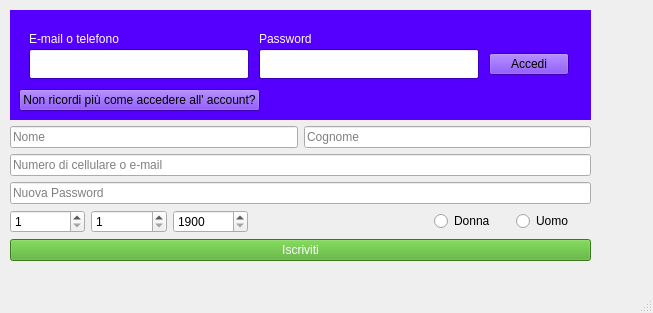
<?xml version="1.0" encoding="UTF-8"?>
<ui version="4.0">
 <class>MainWindow</class>
 <widget class="QMainWindow" name="MainWindow">
  <property name="geometry">
   <rect>
    <x>0</x>
    <y>0</y>
    <width>653</width>
    <height>313</height>
   </rect>
  </property>
  <property name="sizePolicy">
   <sizepolicy hsizetype="Preferred" vsizetype="Preferred">
    <horstretch>0</horstretch>
    <verstretch>0</verstretch>
   </sizepolicy>
  </property>
  <property name="windowTitle">
   <string>MainWindow</string>
  </property>
  <widget class="QWidget" name="centralwidget">
   <widget class="QWidget" name="layoutWidget">
    <property name="geometry">
     <rect>
      <x>10</x>
      <y>10</y>
      <width>622</width>
      <height>254</height>
     </rect>
    </property>
    <layout class="QVBoxLayout" name="main_layout" stretch="0,5">
     <property name="sizeConstraint">
      <enum>QLayout::SetFixedSize</enum>
     </property>
     <item>
      <widget class="QWidget" name="verticalWidget_2" native="true">
       <property name="palette">
        <palette>
         <active>
          <colorrole role="WindowText">
           <brush brushstyle="SolidPattern">
            <color alpha="255">
             <red>0</red>
             <green>0</green>
             <blue>0</blue>
            </color>
           </brush>
          </colorrole>
          <colorrole role="Button">
           <brush brushstyle="SolidPattern">
            <color alpha="255">
             <red>85</red>
             <green>0</green>
             <blue>255</blue>
            </color>
           </brush>
          </colorrole>
          <colorrole role="Light">
           <brush brushstyle="SolidPattern">
            <color alpha="255">
             <red>170</red>
             <green>127</green>
             <blue>255</blue>
            </color>
           </brush>
          </colorrole>
          <colorrole role="Midlight">
           <brush brushstyle="SolidPattern">
            <color alpha="255">
             <red>127</red>
             <green>63</green>
             <blue>255</blue>
            </color>
           </brush>
          </colorrole>
          <colorrole role="Dark">
           <brush brushstyle="SolidPattern">
            <color alpha="255">
             <red>42</red>
             <green>0</green>
             <blue>127</blue>
            </color>
           </brush>
          </colorrole>
          <colorrole role="Mid">
           <brush brushstyle="SolidPattern">
            <color alpha="255">
             <red>57</red>
             <green>0</green>
             <blue>170</blue>
            </color>
           </brush>
          </colorrole>
          <colorrole role="Text">
           <brush brushstyle="SolidPattern">
            <color alpha="255">
             <red>0</red>
             <green>0</green>
             <blue>0</blue>
            </color>
           </brush>
          </colorrole>
          <colorrole role="BrightText">
           <brush brushstyle="SolidPattern">
            <color alpha="255">
             <red>255</red>
             <green>255</green>
             <blue>255</blue>
            </color>
           </brush>
          </colorrole>
          <colorrole role="ButtonText">
           <brush brushstyle="SolidPattern">
            <color alpha="255">
             <red>0</red>
             <green>0</green>
             <blue>0</blue>
            </color>
           </brush>
          </colorrole>
          <colorrole role="Base">
           <brush brushstyle="SolidPattern">
            <color alpha="255">
             <red>255</red>
             <green>255</green>
             <blue>255</blue>
            </color>
           </brush>
          </colorrole>
          <colorrole role="Window">
           <brush brushstyle="SolidPattern">
            <color alpha="255">
             <red>85</red>
             <green>0</green>
             <blue>255</blue>
            </color>
           </brush>
          </colorrole>
          <colorrole role="Shadow">
           <brush brushstyle="SolidPattern">
            <color alpha="255">
             <red>0</red>
             <green>0</green>
             <blue>0</blue>
            </color>
           </brush>
          </colorrole>
          <colorrole role="AlternateBase">
           <brush brushstyle="SolidPattern">
            <color alpha="255">
             <red>170</red>
             <green>127</green>
             <blue>255</blue>
            </color>
           </brush>
          </colorrole>
          <colorrole role="ToolTipBase">
           <brush brushstyle="SolidPattern">
            <color alpha="255">
             <red>255</red>
             <green>255</green>
             <blue>220</blue>
            </color>
           </brush>
          </colorrole>
          <colorrole role="ToolTipText">
           <brush brushstyle="SolidPattern">
            <color alpha="255">
             <red>0</red>
             <green>0</green>
             <blue>0</blue>
            </color>
           </brush>
          </colorrole>
          <colorrole role="PlaceholderText">
           <brush brushstyle="SolidPattern">
            <color alpha="128">
             <red>0</red>
             <green>0</green>
             <blue>0</blue>
            </color>
           </brush>
          </colorrole>
         </active>
         <inactive>
          <colorrole role="WindowText">
           <brush brushstyle="SolidPattern">
            <color alpha="255">
             <red>0</red>
             <green>0</green>
             <blue>0</blue>
            </color>
           </brush>
          </colorrole>
          <colorrole role="Button">
           <brush brushstyle="SolidPattern">
            <color alpha="255">
             <red>85</red>
             <green>0</green>
             <blue>255</blue>
            </color>
           </brush>
          </colorrole>
          <colorrole role="Light">
           <brush brushstyle="SolidPattern">
            <color alpha="255">
             <red>170</red>
             <green>127</green>
             <blue>255</blue>
            </color>
           </brush>
          </colorrole>
          <colorrole role="Midlight">
           <brush brushstyle="SolidPattern">
            <color alpha="255">
             <red>127</red>
             <green>63</green>
             <blue>255</blue>
            </color>
           </brush>
          </colorrole>
          <colorrole role="Dark">
           <brush brushstyle="SolidPattern">
            <color alpha="255">
             <red>42</red>
             <green>0</green>
             <blue>127</blue>
            </color>
           </brush>
          </colorrole>
          <colorrole role="Mid">
           <brush brushstyle="SolidPattern">
            <color alpha="255">
             <red>57</red>
             <green>0</green>
             <blue>170</blue>
            </color>
           </brush>
          </colorrole>
          <colorrole role="Text">
           <brush brushstyle="SolidPattern">
            <color alpha="255">
             <red>0</red>
             <green>0</green>
             <blue>0</blue>
            </color>
           </brush>
          </colorrole>
          <colorrole role="BrightText">
           <brush brushstyle="SolidPattern">
            <color alpha="255">
             <red>255</red>
             <green>255</green>
             <blue>255</blue>
            </color>
           </brush>
          </colorrole>
          <colorrole role="ButtonText">
           <brush brushstyle="SolidPattern">
            <color alpha="255">
             <red>0</red>
             <green>0</green>
             <blue>0</blue>
            </color>
           </brush>
          </colorrole>
          <colorrole role="Base">
           <brush brushstyle="SolidPattern">
            <color alpha="255">
             <red>255</red>
             <green>255</green>
             <blue>255</blue>
            </color>
           </brush>
          </colorrole>
          <colorrole role="Window">
           <brush brushstyle="SolidPattern">
            <color alpha="255">
             <red>85</red>
             <green>0</green>
             <blue>255</blue>
            </color>
           </brush>
          </colorrole>
          <colorrole role="Shadow">
           <brush brushstyle="SolidPattern">
            <color alpha="255">
             <red>0</red>
             <green>0</green>
             <blue>0</blue>
            </color>
           </brush>
          </colorrole>
          <colorrole role="AlternateBase">
           <brush brushstyle="SolidPattern">
            <color alpha="255">
             <red>170</red>
             <green>127</green>
             <blue>255</blue>
            </color>
           </brush>
          </colorrole>
          <colorrole role="ToolTipBase">
           <brush brushstyle="SolidPattern">
            <color alpha="255">
             <red>255</red>
             <green>255</green>
             <blue>220</blue>
            </color>
           </brush>
          </colorrole>
          <colorrole role="ToolTipText">
           <brush brushstyle="SolidPattern">
            <color alpha="255">
             <red>0</red>
             <green>0</green>
             <blue>0</blue>
            </color>
           </brush>
          </colorrole>
          <colorrole role="PlaceholderText">
           <brush brushstyle="SolidPattern">
            <color alpha="128">
             <red>0</red>
             <green>0</green>
             <blue>0</blue>
            </color>
           </brush>
          </colorrole>
         </inactive>
         <disabled>
          <colorrole role="WindowText">
           <brush brushstyle="SolidPattern">
            <color alpha="255">
             <red>42</red>
             <green>0</green>
             <blue>127</blue>
            </color>
           </brush>
          </colorrole>
          <colorrole role="Button">
           <brush brushstyle="SolidPattern">
            <color alpha="255">
             <red>85</red>
             <green>0</green>
             <blue>255</blue>
            </color>
           </brush>
          </colorrole>
          <colorrole role="Light">
           <brush brushstyle="SolidPattern">
            <color alpha="255">
             <red>170</red>
             <green>127</green>
             <blue>255</blue>
            </color>
           </brush>
          </colorrole>
          <colorrole role="Midlight">
           <brush brushstyle="SolidPattern">
            <color alpha="255">
             <red>127</red>
             <green>63</green>
             <blue>255</blue>
            </color>
           </brush>
          </colorrole>
          <colorrole role="Dark">
           <brush brushstyle="SolidPattern">
            <color alpha="255">
             <red>42</red>
             <green>0</green>
             <blue>127</blue>
            </color>
           </brush>
          </colorrole>
          <colorrole role="Mid">
           <brush brushstyle="SolidPattern">
            <color alpha="255">
             <red>57</red>
             <green>0</green>
             <blue>170</blue>
            </color>
           </brush>
          </colorrole>
          <colorrole role="Text">
           <brush brushstyle="SolidPattern">
            <color alpha="255">
             <red>42</red>
             <green>0</green>
             <blue>127</blue>
            </color>
           </brush>
          </colorrole>
          <colorrole role="BrightText">
           <brush brushstyle="SolidPattern">
            <color alpha="255">
             <red>255</red>
             <green>255</green>
             <blue>255</blue>
            </color>
           </brush>
          </colorrole>
          <colorrole role="ButtonText">
           <brush brushstyle="SolidPattern">
            <color alpha="255">
             <red>42</red>
             <green>0</green>
             <blue>127</blue>
            </color>
           </brush>
          </colorrole>
          <colorrole role="Base">
           <brush brushstyle="SolidPattern">
            <color alpha="255">
             <red>85</red>
             <green>0</green>
             <blue>255</blue>
            </color>
           </brush>
          </colorrole>
          <colorrole role="Window">
           <brush brushstyle="SolidPattern">
            <color alpha="255">
             <red>85</red>
             <green>0</green>
             <blue>255</blue>
            </color>
           </brush>
          </colorrole>
          <colorrole role="Shadow">
           <brush brushstyle="SolidPattern">
            <color alpha="255">
             <red>0</red>
             <green>0</green>
             <blue>0</blue>
            </color>
           </brush>
          </colorrole>
          <colorrole role="AlternateBase">
           <brush brushstyle="SolidPattern">
            <color alpha="255">
             <red>85</red>
             <green>0</green>
             <blue>255</blue>
            </color>
           </brush>
          </colorrole>
          <colorrole role="ToolTipBase">
           <brush brushstyle="SolidPattern">
            <color alpha="255">
             <red>255</red>
             <green>255</green>
             <blue>220</blue>
            </color>
           </brush>
          </colorrole>
          <colorrole role="ToolTipText">
           <brush brushstyle="SolidPattern">
            <color alpha="255">
             <red>0</red>
             <green>0</green>
             <blue>0</blue>
            </color>
           </brush>
          </colorrole>
          <colorrole role="PlaceholderText">
           <brush brushstyle="SolidPattern">
            <color alpha="128">
             <red>0</red>
             <green>0</green>
             <blue>0</blue>
            </color>
           </brush>
          </colorrole>
         </disabled>
        </palette>
       </property>
       <property name="autoFillBackground">
        <bool>true</bool>
       </property>
       <layout class="QVBoxLayout" name="login_lay" stretch="20,0">
        <property name="spacing">
         <number>0</number>
        </property>
        <property name="sizeConstraint">
         <enum>QLayout::SetMinimumSize</enum>
        </property>
        <item>
         <layout class="QHBoxLayout" name="login_sublay" stretch="0,0,0,0,0,0,0">
          <property name="sizeConstraint">
           <enum>QLayout::SetFixedSize</enum>
          </property>
          <item>
           <spacer name="login_spacer3_5">
            <property name="orientation">
             <enum>Qt::Horizontal</enum>
            </property>
            <property name="sizeType">
             <enum>QSizePolicy::Fixed</enum>
            </property>
            <property name="sizeHint" stdset="0">
             <size>
              <width>10</width>
              <height>0</height>
             </size>
            </property>
           </spacer>
          </item>
          <item>
           <layout class="QVBoxLayout" name="email_lay" stretch="0,0">
            <property name="spacing">
             <number>0</number>
            </property>
            <property name="sizeConstraint">
             <enum>QLayout::SetDefaultConstraint</enum>
            </property>
            <property name="topMargin">
             <number>10</number>
            </property>
            <property name="bottomMargin">
             <number>10</number>
            </property>
            <item>
             <widget class="QLabel" name="email_label_9">
              <property name="enabled">
               <bool>true</bool>
              </property>
              <property name="sizePolicy">
               <sizepolicy hsizetype="Fixed" vsizetype="Fixed">
                <horstretch>0</horstretch>
                <verstretch>0</verstretch>
               </sizepolicy>
              </property>
              <property name="minimumSize">
               <size>
                <width>220</width>
                <height>20</height>
               </size>
              </property>
              <property name="palette">
               <palette>
                <active>
                 <colorrole role="WindowText">
                  <brush brushstyle="SolidPattern">
                   <color alpha="255">
                    <red>255</red>
                    <green>255</green>
                    <blue>255</blue>
                   </color>
                  </brush>
                 </colorrole>
                 <colorrole role="Text">
                  <brush brushstyle="SolidPattern">
                   <color alpha="255">
                    <red>255</red>
                    <green>255</green>
                    <blue>255</blue>
                   </color>
                  </brush>
                 </colorrole>
                 <colorrole role="ButtonText">
                  <brush brushstyle="SolidPattern">
                   <color alpha="255">
                    <red>255</red>
                    <green>255</green>
                    <blue>255</blue>
                   </color>
                  </brush>
                 </colorrole>
                 <colorrole role="PlaceholderText">
                  <brush brushstyle="NoBrush">
                   <color alpha="128">
                    <red>255</red>
                    <green>255</green>
                    <blue>255</blue>
                   </color>
                  </brush>
                 </colorrole>
                </active>
                <inactive>
                 <colorrole role="WindowText">
                  <brush brushstyle="SolidPattern">
                   <color alpha="255">
                    <red>255</red>
                    <green>255</green>
                    <blue>255</blue>
                   </color>
                  </brush>
                 </colorrole>
                 <colorrole role="Text">
                  <brush brushstyle="SolidPattern">
                   <color alpha="255">
                    <red>255</red>
                    <green>255</green>
                    <blue>255</blue>
                   </color>
                  </brush>
                 </colorrole>
                 <colorrole role="ButtonText">
                  <brush brushstyle="SolidPattern">
                   <color alpha="255">
                    <red>255</red>
                    <green>255</green>
                    <blue>255</blue>
                   </color>
                  </brush>
                 </colorrole>
                 <colorrole role="PlaceholderText">
                  <brush brushstyle="NoBrush">
                   <color alpha="128">
                    <red>255</red>
                    <green>255</green>
                    <blue>255</blue>
                   </color>
                  </brush>
                 </colorrole>
                </inactive>
                <disabled>
                 <colorrole role="WindowText">
                  <brush brushstyle="SolidPattern">
                   <color alpha="255">
                    <red>255</red>
                    <green>255</green>
                    <blue>255</blue>
                   </color>
                  </brush>
                 </colorrole>
                 <colorrole role="Text">
                  <brush brushstyle="SolidPattern">
                   <color alpha="255">
                    <red>255</red>
                    <green>255</green>
                    <blue>255</blue>
                   </color>
                  </brush>
                 </colorrole>
                 <colorrole role="ButtonText">
                  <brush brushstyle="SolidPattern">
                   <color alpha="255">
                    <red>255</red>
                    <green>255</green>
                    <blue>255</blue>
                   </color>
                  </brush>
                 </colorrole>
                 <colorrole role="PlaceholderText">
                  <brush brushstyle="NoBrush">
                   <color alpha="128">
                    <red>255</red>
                    <green>255</green>
                    <blue>255</blue>
                   </color>
                  </brush>
                 </colorrole>
                </disabled>
               </palette>
              </property>
              <property name="layoutDirection">
               <enum>Qt::LeftToRight</enum>
              </property>
              <property name="styleSheet">
               <string notr="true">color: rgb(255, 255, 255);</string>
              </property>
              <property name="text">
               <string>E-mail o telefono</string>
              </property>
              <property name="alignment">
               <set>Qt::AlignLeading|Qt::AlignLeft|Qt::AlignVCenter</set>
              </property>
             </widget>
            </item>
            <item>
             <widget class="QLineEdit" name="email_lineEdit_Login">
              <property name="sizePolicy">
               <sizepolicy hsizetype="Fixed" vsizetype="Fixed">
                <horstretch>0</horstretch>
                <verstretch>0</verstretch>
               </sizepolicy>
              </property>
              <property name="minimumSize">
               <size>
                <width>220</width>
                <height>30</height>
               </size>
              </property>
             </widget>
            </item>
           </layout>
          </item>
          <item>
           <spacer name="login_spacer1_5">
            <property name="orientation">
             <enum>Qt::Horizontal</enum>
            </property>
            <property name="sizeType">
             <enum>QSizePolicy::Fixed</enum>
            </property>
            <property name="sizeHint" stdset="0">
             <size>
              <width>10</width>
              <height>0</height>
             </size>
            </property>
           </spacer>
          </item>
          <item>
           <layout class="QVBoxLayout" name="email_layout_10" stretch="0,0">
            <property name="spacing">
             <number>0</number>
            </property>
            <property name="sizeConstraint">
             <enum>QLayout::SetDefaultConstraint</enum>
            </property>
            <property name="topMargin">
             <number>10</number>
            </property>
            <property name="bottomMargin">
             <number>10</number>
            </property>
            <item>
             <widget class="QLabel" name="email_label_10">
              <property name="enabled">
               <bool>true</bool>
              </property>
              <property name="sizePolicy">
               <sizepolicy hsizetype="Fixed" vsizetype="Fixed">
                <horstretch>0</horstretch>
                <verstretch>0</verstretch>
               </sizepolicy>
              </property>
              <property name="minimumSize">
               <size>
                <width>220</width>
                <height>20</height>
               </size>
              </property>
              <property name="layoutDirection">
               <enum>Qt::LeftToRight</enum>
              </property>
              <property name="styleSheet">
               <string notr="true">color: rgb(255, 255, 255);</string>
              </property>
              <property name="text">
               <string>Password</string>
              </property>
              <property name="alignment">
               <set>Qt::AlignLeading|Qt::AlignLeft|Qt::AlignVCenter</set>
              </property>
             </widget>
            </item>
            <item>
             <widget class="QLineEdit" name="password_lineEdit_Login">
              <property name="sizePolicy">
               <sizepolicy hsizetype="Fixed" vsizetype="Fixed">
                <horstretch>0</horstretch>
                <verstretch>0</verstretch>
               </sizepolicy>
              </property>
              <property name="minimumSize">
               <size>
                <width>220</width>
                <height>30</height>
               </size>
              </property>
              <property name="styleSheet">
               <string notr="true"/>
              </property>
              <property name="echoMode">
               <enum>QLineEdit::Password</enum>
              </property>
             </widget>
            </item>
           </layout>
          </item>
          <item>
           <spacer name="login_spacer2_5">
            <property name="orientation">
             <enum>Qt::Horizontal</enum>
            </property>
            <property name="sizeType">
             <enum>QSizePolicy::Fixed</enum>
            </property>
            <property name="sizeHint" stdset="0">
             <size>
              <width>10</width>
              <height>0</height>
             </size>
            </property>
           </spacer>
          </item>
          <item>
           <layout class="QVBoxLayout" name="verticalLayout_2">
            <property name="topMargin">
             <number>30</number>
            </property>
            <property name="bottomMargin">
             <number>10</number>
            </property>
            <item>
             <widget class="QPushButton" name="login_button">
              <property name="autoFillBackground">
               <bool>true</bool>
              </property>
              <property name="text">
               <string>Accedi</string>
              </property>
             </widget>
            </item>
           </layout>
          </item>
          <item>
           <spacer name="login_spacer4_5">
            <property name="orientation">
             <enum>Qt::Horizontal</enum>
            </property>
            <property name="sizeType">
             <enum>QSizePolicy::Fixed</enum>
            </property>
            <property name="sizeHint" stdset="0">
             <size>
              <width>13</width>
              <height>13</height>
             </size>
            </property>
           </spacer>
          </item>
         </layout>
        </item>
        <item alignment="Qt::AlignLeft">
         <widget class="QPushButton" name="recovery_button">
          <property name="sizePolicy">
           <sizepolicy hsizetype="Minimum" vsizetype="Fixed">
            <horstretch>0</horstretch>
            <verstretch>0</verstretch>
           </sizepolicy>
          </property>
          <property name="styleSheet">
           <string notr="true"/>
          </property>
          <property name="text">
           <string>Non ricordi più come accedere all' account?</string>
          </property>
         </widget>
        </item>
       </layout>
      </widget>
     </item>
     <item>
      <layout class="QVBoxLayout" name="register_lay" stretch="1,1,1,1,1">
       <property name="sizeConstraint">
        <enum>QLayout::SetFixedSize</enum>
       </property>
       <item>
        <layout class="QHBoxLayout" name="horizontalLayout">
         <item>
          <widget class="QLineEdit" name="name_lineEdit">
           <property name="text">
            <string/>
           </property>
           <property name="readOnly">
            <bool>false</bool>
           </property>
           <property name="placeholderText">
            <string>Nome</string>
           </property>
          </widget>
         </item>
         <item>
          <widget class="QLineEdit" name="surname_lineEdit">
           <property name="placeholderText">
            <string>Cognome</string>
           </property>
          </widget>
         </item>
        </layout>
       </item>
       <item>
        <widget class="QLineEdit" name="mail_lineEdit">
         <property name="placeholderText">
          <string>Numero di cellulare o e-mail</string>
         </property>
        </widget>
       </item>
       <item>
        <widget class="QLineEdit" name="password_lineEdit">
         <property name="styleSheet">
          <string notr="true"/>
         </property>
         <property name="echoMode">
          <enum>QLineEdit::Password</enum>
         </property>
         <property name="placeholderText">
          <string>Nuova Password</string>
         </property>
        </widget>
       </item>
       <item>
        <layout class="QHBoxLayout" name="horizontalLayout_2">
         <item>
          <widget class="QSpinBox" name="day_spin">
           <property name="minimum">
            <number>1</number>
           </property>
           <property name="maximum">
            <number>31</number>
           </property>
          </widget>
         </item>
         <item>
          <widget class="QSpinBox" name="month_spin">
           <property name="minimum">
            <number>1</number>
           </property>
           <property name="maximum">
            <number>12</number>
           </property>
          </widget>
         </item>
         <item>
          <widget class="QSpinBox" name="year_spin">
           <property name="minimum">
            <number>1900</number>
           </property>
           <property name="maximum">
            <number>2021</number>
           </property>
          </widget>
         </item>
         <item>
          <spacer name="horizontalSpacer">
           <property name="orientation">
            <enum>Qt::Horizontal</enum>
           </property>
           <property name="sizeType">
            <enum>QSizePolicy::Fixed</enum>
           </property>
           <property name="sizeHint" stdset="0">
            <size>
             <width>180</width>
             <height>20</height>
            </size>
           </property>
          </spacer>
         </item>
         <item>
          <widget class="QRadioButton" name="woman_radio">
           <property name="text">
            <string>Donna</string>
           </property>
          </widget>
         </item>
         <item>
          <widget class="QRadioButton" name="man_radio">
           <property name="text">
            <string>Uomo</string>
           </property>
          </widget>
         </item>
        </layout>
       </item>
       <item>
        <widget class="QPushButton" name="register_button">
         <property name="styleSheet">
          <string notr="true">color: rgb(255, 255, 255);
background-color: rgb(78, 170, 39);</string>
         </property>
         <property name="text">
          <string>Iscriviti</string>
         </property>
        </widget>
       </item>
      </layout>
     </item>
    </layout>
   </widget>
  </widget>
  <widget class="QMenuBar" name="menubar">
   <property name="geometry">
    <rect>
     <x>0</x>
     <y>0</y>
     <width>653</width>
     <height>21</height>
    </rect>
   </property>
  </widget>
  <widget class="QStatusBar" name="statusbar"/>
 </widget>
 <resources/>
 <connections/>
</ui>
